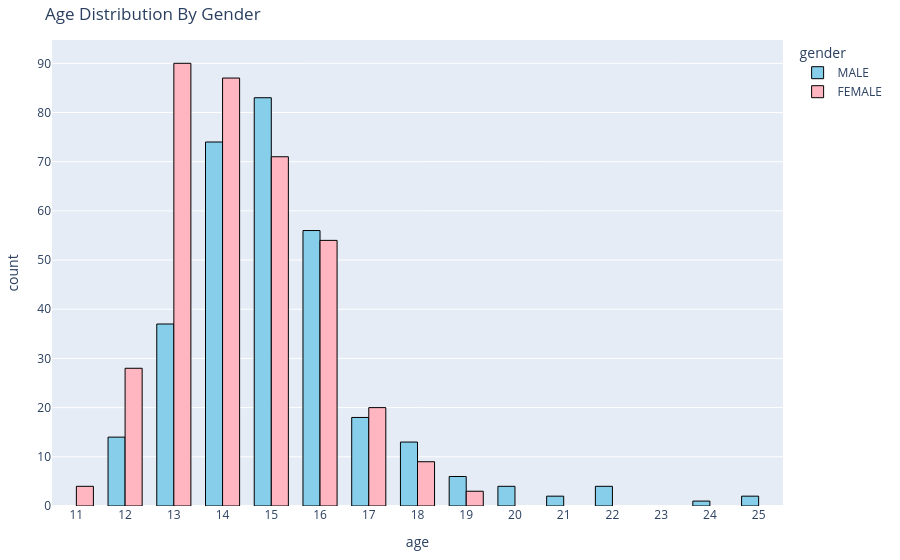

Notebook code for this chart:
### Code cell
# histogram: age distribution by gender 
hist_age_gender = px.histogram(participants, x='age',
             color='gender',
             barmode='group', # 'group' - side by side, 'stack' - stacked bars
             # histnorm='probability density',
             title='Age Distribution By Gender',
             color_discrete_map={'MALE': '#87ceeb', 'FEMALE': '#ffb6c1'})
hist_age_gender.update_layout(bargap=0.3, #width=600, height=400
                              autosize=True, margin=dict(l=20, r=20, t=40, b=20))
hist_age_gender.update_traces(marker=dict(line=dict(color='black', width=1)))
hist_age_gender.update_xaxes(dtick=1)

# # Add KDE automatically per gender
# for gender, group in participants.groupby('gender'):
#     ages = group['age'].dropna()
#     kde = gaussian_kde(ages)
#     x_range = np.linspace(ages.min(), ages.max(), 100)
#     hist.add_trace(go.Scatter(x=x_range, y=kde(x_range), mode='lines', name=f'{gender} curve'))

### Figure 1 — Plotly figure (JSON) as saved in the notebook; plotly's stock layout.template omitted (floating-point values rounded to 4 significant figures; data arrays with more than 128 entries replaced by an {"elided": "..."} marker saying what was removed)
{"data": [{"alignmentgroup": "True", "bingroup": "x", "hovertemplate": "gender=MALE<br>age=%{x}<br>count=%{y}<extra></extra>", "legendgroup": "MALE", "marker": {"color": "#87ceeb", "line": {"color": "black", "width": 1}, "pattern": {"shape": ""}}, "name": "MALE", "offsetgroup": "MALE", "orientation": "v", "showlegend": true, "type": "histogram", "x": {"elided": "314 int values"}, "xaxis": "x", "yaxis": "y"}, {"alignmentgroup": "True", "bingroup": "x", "hovertemplate": "gender=FEMALE<br>age=%{x}<br>count=%{y}<extra></extra>", "legendgroup": "FEMALE", "marker": {"color": "#ffb6c1", "line": {"color": "black", "width": 1}, "pattern": {"shape": ""}}, "name": "FEMALE", "offsetgroup": "FEMALE", "orientation": "v", "showlegend": true, "type": "histogram", "x": {"elided": "366 int values"}, "xaxis": "x", "yaxis": "y"}], "layout": {"autosize": true, "bargap": 0.3, "barmode": "group", "legend": {"title": {"text": "gender"}, "tracegroupgap": 0}, "margin": {"b": 20, "l": 20, "r": 20, "t": 40}, "title": {"text": "Age Distribution By Gender"}, "xaxis": {"anchor": "y", "domain": [0, 1], "dtick": 1, "title": {"text": "age"}}, "yaxis": {"anchor": "x", "domain": [0, 1], "title": {"text": "count"}}}}
